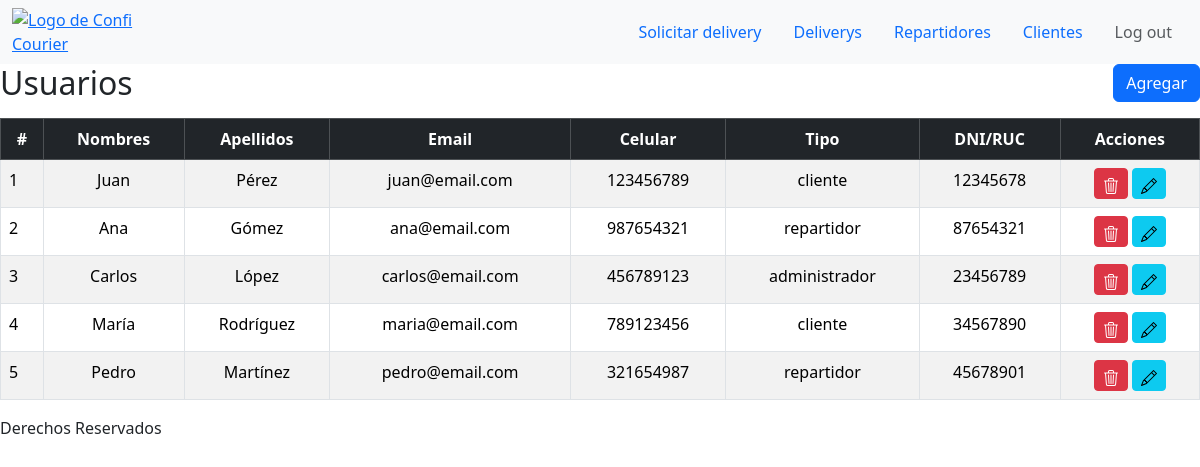
/vistas/usuarios.php, run on the app's committed database.
### tables this page shows
CREATE TABLE Usuario (
    id INT PRIMARY KEY AUTO_INCREMENT,
    nombres VARCHAR(100) NOT NULL,
    apellidos VARCHAR(100),
    email VARCHAR(100) UNIQUE NOT NULL,
    password VARCHAR(255) NOT NULL,
    celular VARCHAR(20),
    tipo VARCHAR(20) NOT NULL,
    dni_ruc VARCHAR(20) UNIQUE
);

### modelos/Usuario.php (called while the page is built, shortened)
<?php
class Usuario {
    public function obtenerTodos() {
        $conn = new Conexion();
        $conexion = $conn->conectar();
        $sql = "SELECT * FROM Usuario";
        $resultado = $conexion->query($sql);
        return $resultado;
    }
}

### controladores/UsuarioControlador.php (called while the page is built, shortened)
<?php
require_once "../modelos/Usuario.php";
class UsuarioControlador {
    public function mostrarUsuarios() {
        $usuario = new Usuario();
        $usuarios = $usuario->obtenerTodos();
        return $usuarios;
    }
}

### vistas/usuarios.php (the view, shortened to what this page needs)
<?php
    require_once "../controladores/UsuarioControlador.php";
    require_once "../layouts/header.php";
    $controlador = new UsuarioControlador();
    $usuarios = $controlador->mostrarUsuarios();
?>
<div>
<div class="d-flex justify-content-between align-items-center mb-3">
    <h2 class="mb-0">Usuarios</h2>
    <button type="button" class="btn btn-primary" data-bs-toggle="modal" data-bs-target="#crearModal">
        Agregar
    </button>
</div>
    <div class="table">
        <table class="table table-bordered table-striped">
            <thead class="table-dark">
                <tr>
                    <th class="text-center" scope="col">#</th>
                    <th class="text-center" scope="col">Nombres</th>
                    <th class="text-center" scope="col">Apellidos</th>
                    <th class="text-center" scope="col">Email</th>
                    <th class="text-center" scope="col">Celular</th>
                    <th class="text-center" scope="col">Tipo</th>
                    <th class="text-center" scope="col">DNI/RUC</th>
                    <th class="text-center" scope="col">Acciones</th>
                </tr>
            </thead>
            <tbody>
                <?php foreach ($usuarios as $usuario): ?>
                    <tr>
                        <td><?php echo $usuario['id']; ?></td>
                        <td class="text-center"><?php echo $usuario['nombres']; ?></td>
                        <td class="text-center"><?php echo $usuario['apellidos']; ?></td>
                        <td class="text-center"><?php echo $usuario['email']; ?></td>
                        <td class="text-center"><?php echo $usuario['celular']; ?></td>
                        <td class="text-center"><?php echo $usuario['tipo']; ?></td>
                        <td class="text-center"><?php echo $usuario['dni_ruc']; ?></td>
                        <td class="text-center">
                            <button type="button" class="btn btn-danger btn-sm">
                            </button>
                            <button type="button" class="btn btn-info btn-sm" data-bs-toggle="modal" data-bs-target="#editarModal">
                            </button>
                        </td>
                    </tr>
                <?php endforeach; ?>
            </tbody>
        </table>
    </div>
</div>
<?php
    require_once "../layouts/footer.php";
?>

### data on the page
usuario: id "1", nombres "Juan", apellidos "Pérez", email "juan@email.com", celular "123456789", tipo "cliente", dni_ruc "12345678"
usuario: id "2", nombres "Ana", apellidos "Gómez", email "ana@email.com", celular "987654321", tipo "repartidor", dni_ruc "87654321"
usuario: id "3", nombres "Carlos", apellidos "López", email "carlos@email.com", celular "456789123", tipo "administrador", dni_ruc "23456789"
usuario: id "4", nombres "María", apellidos "Rodríguez", email "maria@email.com", celular "789123456", tipo "cliente", dni_ruc "34567890"
usuario: id "5", nombres "Pedro", apellidos "Martínez", email "pedro@email.com", celular "321654987", tipo "repartidor", dni_ruc "45678901"
